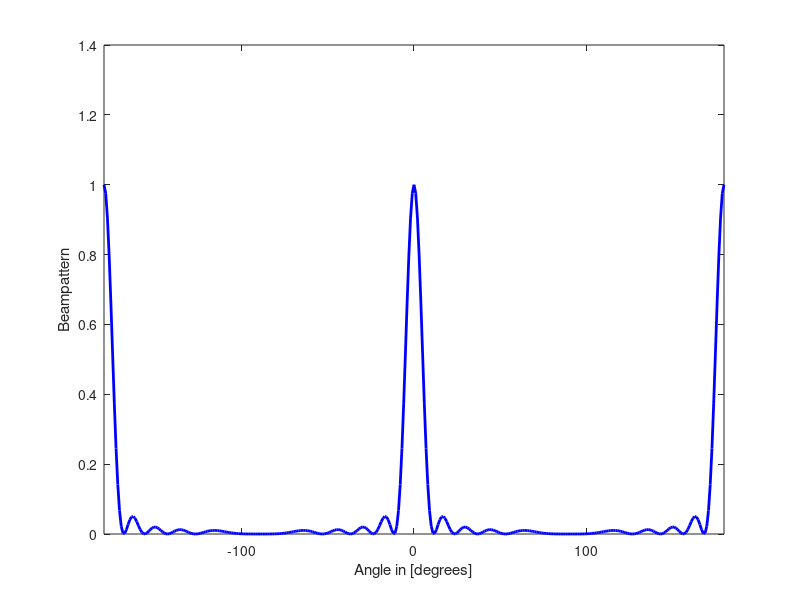

Here is the MATLAB script that generated this plot: (Note: this script raises an error after producing the figure.)
%% evaluate beampattern
J =10;
angles = -180:1:180;
theta = (angles*pi/180).';
my_pattern = 1/J^2 * abs(sin(sin(theta)*J*pi/2)./sin(sin(theta)*pi/2)).^2;  % size 361*1
my_pattern(isnan(my_pattern))=1;
%B = 10*log10(my_pattern);
B = my_pattern;
linspec = {'b-','LineWidth',2};
figure(1)
plot(angles, B, linspec{:});
xlim([-180 180]);
xlabel('Angle in [degrees]');
ylabel('Beampattern');
figure(2)
polarplot(theta,B,linspec{:});
rlim([0 1]);
%% steering (Delay and Sum)
J =10;
theta_0 = 120*pi/180;
angles = -180:1:180;
theta = (angles*pi/180).';
sen_Idx = linspace(0,J-1,J).';
my_pattern = 1/J^2 * abs(sum(exp(-1j*pi*sen_Idx*(sin(theta)-sin(theta_0)).'))).^2;  % size 361*1
my_pattern(isnan(my_pattern))=1;
%B = 10*log10(my_pattern);
B = my_pattern;
linspec = {'b-','LineWidth',2};
figure(3)
plot(angles, B, linspec{:});
xlim([-180 180]);
xlabel('Angle in [degrees]');
ylabel('Beampattern');
figure(4)
polarplot(theta,B,linspec{:});
rlim([0 1]);